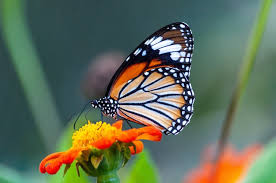
#> input picture example.jpg, 276 x 183 px
$ python 'Roatating&Adjustingimg.py'
#> lines starting #> are read from the running program, lines starting #| are printed output that depends on the picture
try:
    import cv2
    import numpy as np
    import matplotlib.pyplot as plt
except ImportError as e:
    print(f"Error importing libraries: {e}")
    exit(1)

img = cv2.imread('example.jpg')
#> img is the input picture: shape (183, 276, 3); mean B, G, R 89.8, 109.4, 97.3
img_rgb = cv2.cvtColor(img, cv2.COLOR_BGR2RGB)

(H, W) = img.shape[:2]
#> H = 183; W = 276
center = (W // 2, H // 2)
#> center = (138, 91)
M = cv2.getRotationMatrix2D(center, 45, 1.0)
rotated = cv2.warpAffine(img_rgb, M, (W, H))
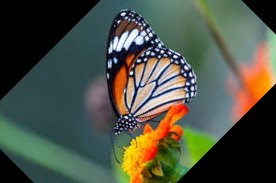
#> rotated: shape (183, 276, 3); mean R, G, B 77, 82.4, 68.6

rotated_rgb = cv2.cvtColor(rotated, cv2.COLOR_BGR2RGB)
plt.imshow(rotated_rgb)
plt.title('Rotated Image')
plt.show()

brightness_matrix = np.ones(rotated_rgb.shape, dtype="uint8") * 50
brightened = cv2.add(rotated_rgb, brightness_matrix)
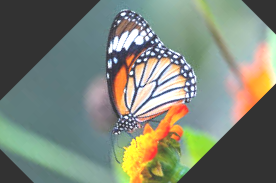
#> brightened: shape (183, 276, 3); mean B, G, R 118, 132, 124.2

brightened_rgb = cv2.cvtColor(brightened, cv2.COLOR_BGR2RGB)
plt.imshow(brightened_rgb)
plt.title('Brightened Image')
plt.show()
